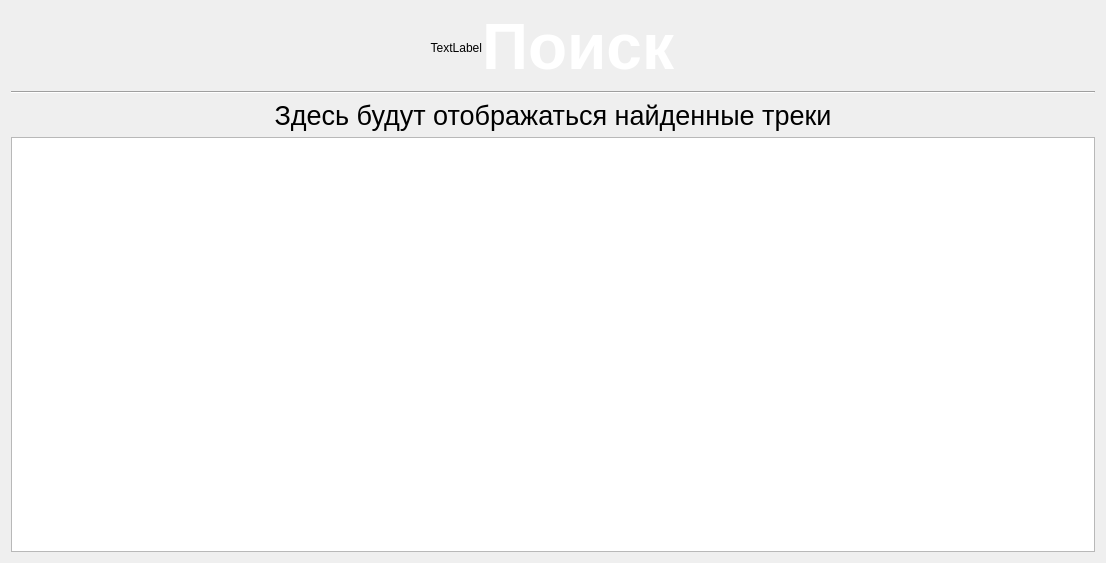
<?xml version="1.0" encoding="UTF-8"?>
<ui version="4.0">
 <class>Form</class>
 <widget class="QWidget" name="Form">
  <property name="geometry">
   <rect>
    <x>0</x>
    <y>0</y>
    <width>1106</width>
    <height>563</height>
   </rect>
  </property>
  <property name="sizePolicy">
   <sizepolicy hsizetype="Expanding" vsizetype="Expanding">
    <horstretch>0</horstretch>
    <verstretch>0</verstretch>
   </sizepolicy>
  </property>
  <property name="windowTitle">
   <string>Form</string>
  </property>
  <layout class="QVBoxLayout" name="verticalLayout">
   <item>
    <layout class="QHBoxLayout" name="horizontalLayout">
     <property name="spacing">
      <number>0</number>
     </property>
     <property name="bottomMargin">
      <number>0</number>
     </property>
     <item>
      <spacer name="horizontalSpacer">
       <property name="orientation">
        <enum>Qt::Horizontal</enum>
       </property>
       <property name="sizeHint" stdset="0">
        <size>
         <width>40</width>
         <height>20</height>
        </size>
       </property>
      </spacer>
     </item>
     <item>
      <widget class="QLabel" name="search_image">
       <property name="text">
        <string>TextLabel</string>
       </property>
       <property name="alignment">
        <set>Qt::AlignRight|Qt::AlignTrailing|Qt::AlignVCenter</set>
       </property>
      </widget>
     </item>
     <item>
      <widget class="QLabel" name="label_3">
       <property name="font">
        <font>
         <pointsize>48</pointsize>
        </font>
       </property>
       <property name="styleSheet">
        <string notr="true">color: #ffffff;</string>
       </property>
       <property name="text">
        <string>&lt;html&gt;&lt;head/&gt;&lt;body&gt;&lt;p&gt;&lt;span style=&quot; font-size:48pt; font-weight:600;&quot;&gt;Поиск&lt;/span&gt;&lt;/p&gt;&lt;/body&gt;&lt;/html&gt;</string>
       </property>
       <property name="alignment">
        <set>Qt::AlignLeading|Qt::AlignLeft|Qt::AlignTop</set>
       </property>
      </widget>
     </item>
     <item>
      <spacer name="horizontalSpacer_2">
       <property name="orientation">
        <enum>Qt::Horizontal</enum>
       </property>
       <property name="sizeHint" stdset="0">
        <size>
         <width>40</width>
         <height>20</height>
        </size>
       </property>
      </spacer>
     </item>
    </layout>
   </item>
   <item>
    <widget class="Line" name="line">
     <property name="orientation">
      <enum>Qt::Horizontal</enum>
     </property>
    </widget>
   </item>
   <item>
    <widget class="QLabel" name="info_label">
     <property name="enabled">
      <bool>true</bool>
     </property>
     <property name="font">
      <font>
       <pointsize>20</pointsize>
      </font>
     </property>
     <property name="text">
      <string>&lt;html&gt;&lt;head/&gt;&lt;body&gt;&lt;p&gt;&lt;span style=&quot; color:#000000;&quot;&gt;Здесь будут отображаться найденные треки&lt;/span&gt;&lt;/p&gt;&lt;/body&gt;&lt;/html&gt;</string>
     </property>
     <property name="alignment">
      <set>Qt::AlignCenter</set>
     </property>
    </widget>
   </item>
   <item>
    <widget class="QTableWidget" name="playlist_table"/>
   </item>
  </layout>
 </widget>
 <resources/>
 <connections/>
</ui>
